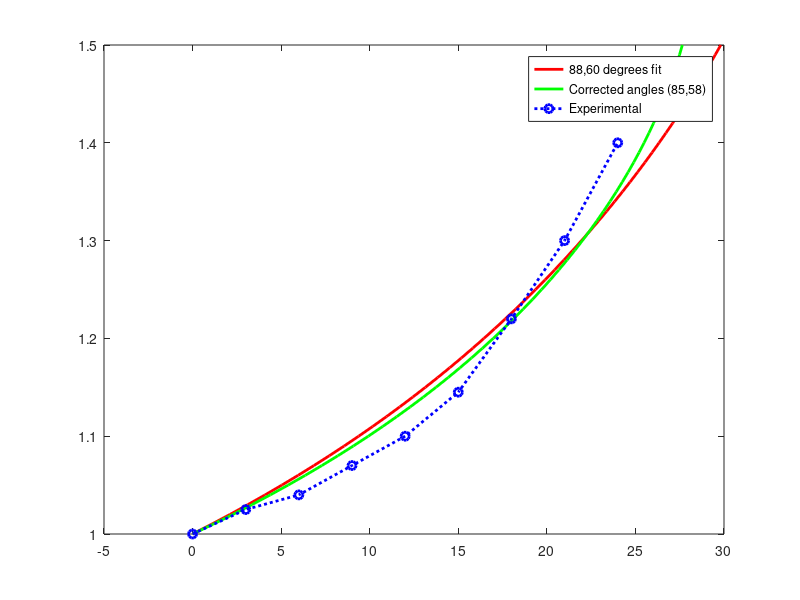

This figure's MATLAB source: (Note: this script raises an error after producing the figure.)


lambda1 = [1.000:.01:1.5];

for n = 1:2

switch n
    case 1
%% For 88 60 angles

C1 =  0.551501509158298   ; C2 = 0.000000005245973; % for default
Pvslambda = lambda1.^(-3).*(C2.*(0.113499E9+(-0.925926E0).*lambda1.^12+ ...
  lambda1.^6.*(0.589272E8+(-0.481951E7).*((-1).*((-4)+lambda1.^2).*( ...
  2+lambda1.^2.*((-1)+cos((1/45).*pi)))).^(1/2))+lambda1.^10.*( ...
  0.133686E4+(-0.187604E2).*((-1).*((-4)+lambda1.^2).*(2+ ...
  lambda1.^2.*((-1)+cos((1/45).*pi)))).^(1/2))+lambda1.^8.*(( ...
  -0.55452E6)+0.193475E5.*((-1).*((-4)+lambda1.^2).*(2+lambda1.^2.*( ...
  (-1)+cos((1/45).*pi)))).^(1/2))+lambda1.^2.*((-0.28788E8)+ ...
  0.140044E7.*((-1).*((-4)+lambda1.^2).*(2+lambda1.^2.*((-1)+cos(( ...
  1/45).*pi)))).^(1/2))+lambda1.^4.*((-0.201449E9)+0.174455E9.*((-1) ...
  .*((-4)+lambda1.^2).*(2+lambda1.^2.*((-1)+cos((1/45).*pi)))).^( ...
  1/2))+(-0.147214E9).*((-1).*((-4)+lambda1.^2).*(2+lambda1.^2.*(( ...
  -1)+cos((1/45).*pi)))).^(1/2))+C1.*(0.497884E8+0.833144E2.* ...
  lambda1.^10+lambda1.^6.*(0.286096E8+(-0.13927E7).*((-1).*((-4)+ ...
  lambda1.^2).*(2+lambda1.^2.*((-1)+cos((1/45).*pi)))).^(1/2))+ ...
  lambda1.^8.*((-0.103106E6)+0.168805E4.*((-1).*((-4)+lambda1.^2).*( ...
  2+lambda1.^2.*((-1)+cos((1/45).*pi)))).^(1/2))+lambda1.^2.*(( ...
  -0.187616E8)+0.614331E6.*((-1).*((-4)+lambda1.^2).*(2+lambda1.^2.* ...
  ((-1)+cos((1/45).*pi)))).^(1/2))+lambda1.^4.*((-0.104873E9)+ ...
  0.146009E9.*((-1).*((-4)+lambda1.^2).*(2+lambda1.^2.*((-1)+cos(( ...
  1/45).*pi)))).^(1/2))+(-0.126711E9).*((-1).*((-4)+lambda1.^2).*(2+ ...
  lambda1.^2.*((-1)+cos((1/45).*pi)))).^(1/2))).*(0.109471E4+0.1E1.* ...
  lambda1.^4+lambda1.^2.*((-0.550023E3)+0.202612E2.*((-1).*((-4)+ ...
  lambda1.^2).*(2+lambda1.^2.*((-1)+cos((1/45).*pi)))).^(1/2))+( ...
  -0.278604E4).*((-1).*((-4)+lambda1.^2).*(2+lambda1.^2.*((-1)+cos(( ...
  1/45).*pi)))).^(1/2)).^(-1).*(0.412518E3+(-0.1E1).*lambda1.^2+( ...
  -0.202612E2).*((-1).*((-4)+lambda1.^2).*(2+lambda1.^2.*((-1)+cos(( ...
  1/45).*pi)))).^(1/2)).^(-2);
plot(-Pvslambda*145.08,lambda1,'r','linewidth',2)
hold on

    case 2
        C1 = 0.613441350420766 ; C2 =  0.000000002169605;% for corrected
Pvslambda =  lambda1.^(-3).*(C2.*(0.645074E1+(-0.168523E-4).*lambda1.^12+ ...
  lambda1.^6.*(0.542854E1+(-0.129347E1).*((2+lambda1.^2.*((-1)+cos(( ...
  1/18).*pi))).*(2+lambda1.^2.*((-1)+sin((13/90).*pi)))).^(1/2))+ ...
  lambda1.^10.*(0.398746E-2+(-0.182441E-3).*((2+lambda1.^2.*((-1)+ ...
  cos((1/18).*pi))).*(2+lambda1.^2.*((-1)+sin((13/90).*pi)))).^(1/2) ...
  )+lambda1.^8.*((-0.277467E0)+0.308342E-1.*((2+lambda1.^2.*((-1)+ ...
  cos((1/18).*pi))).*(2+lambda1.^2.*((-1)+sin((13/90).*pi)))).^(1/2) ...
  )+lambda1.^2.*((-0.195588E1)+0.297931E0.*((2+lambda1.^2.*((-1)+ ...
  cos((1/18).*pi))).*(2+lambda1.^2.*((-1)+sin((13/90).*pi)))).^(1/2) ...
  )+lambda1.^4.*((-0.142941E2)+0.926529E1.*((2+lambda1.^2.*((-1)+ ...
  cos((1/18).*pi))).*(2+lambda1.^2.*((-1)+sin((13/90).*pi)))).^(1/2) ...
  )+(-0.55518E1).*((2+lambda1.^2.*((-1)+cos((1/18).*pi))).*(2+ ...
  lambda1.^2.*((-1)+sin((13/90).*pi)))).^(1/2))+C1.*(0.230495E1+ ...
  0.195115E-3.*lambda1.^10+lambda1.^6.*(0.186627E1+(-0.285597E0).*(( ...
  2+lambda1.^2.*((-1)+cos((1/18).*pi))).*(2+lambda1.^2.*((-1)+sin(( ...
  13/90).*pi)))).^(1/2))+lambda1.^8.*((-0.395713E-1)+0.211229E-2.*(( ...
  2+lambda1.^2.*((-1)+cos((1/18).*pi))).*(2+lambda1.^2.*((-1)+sin(( ...
  13/90).*pi)))).^(1/2))+lambda1.^2.*((-0.997159E0)+0.106455E0.*((2+ ...
  lambda1.^2.*((-1)+cos((1/18).*pi))).*(2+lambda1.^2.*((-1)+sin(( ...
  13/90).*pi)))).^(1/2))+lambda1.^4.*((-0.558977E1)+0.522843E1.*((2+ ...
  lambda1.^2.*((-1)+cos((1/18).*pi))).*(2+lambda1.^2.*((-1)+sin(( ...
  13/90).*pi)))).^(1/2))+(-0.359838E1).*((2+lambda1.^2.*((-1)+cos(( ...
  1/18).*pi))).*(2+lambda1.^2.*((-1)+sin((13/90).*pi)))).^(1/2))).*( ...
  0.156267E3+0.1E1.*lambda1.^4+lambda1.^2.*((-0.901381E2)+ ...
  0.108259E2.*((2+lambda1.^2.*((-1)+cos((1/18).*pi))).*(2+ ...
  lambda1.^2.*((-1)+sin((13/90).*pi)))).^(1/2))+(-0.243957E3).*((2+ ...
  lambda1.^2.*((-1)+cos((1/18).*pi))).*(2+lambda1.^2.*((-1)+sin(( ...
  13/90).*pi)))).^(1/2)).^(-1).*(0.288411E0+(-0.42662E-2).* ...
  lambda1.^2+(-0.461855E-1).*((2+lambda1.^2.*((-1)+cos((1/18).*pi))) ...
  .*(2+lambda1.^2.*((-1)+sin((13/90).*pi)))).^(1/2)).^(-2);
plot(-Pvslambda*145.08,lambda1,'g','linewidth',2)
Material_fit = [-Pvslambda*145.08 lambda1];
save('Material_fit_6088.mat','Material_fit');
    otherwise
        disp('enter 1 for actual angles, and 2 for corrected angles')
end
end

hold on
P_exp = [0:3:24];
lambda1_exp =  [1
    1.0250
    1.0400
    1.0700
    1.1000
    1.1450
    1.2200
    1.3000
    1.4000]';
plot(P_exp,lambda1_exp,'bo:','linewidth',2)
h = legend('88,60 degrees fit','Corrected angles (85,58)','Experimental');
h.FontSize = 10;
h.FontWeight = 'bold';
xlim([0 30])
grid on
title ('Mooney Rivlin fit','Fontweight','bold','fontsize',12)
set(gca,'linewidth',2)
